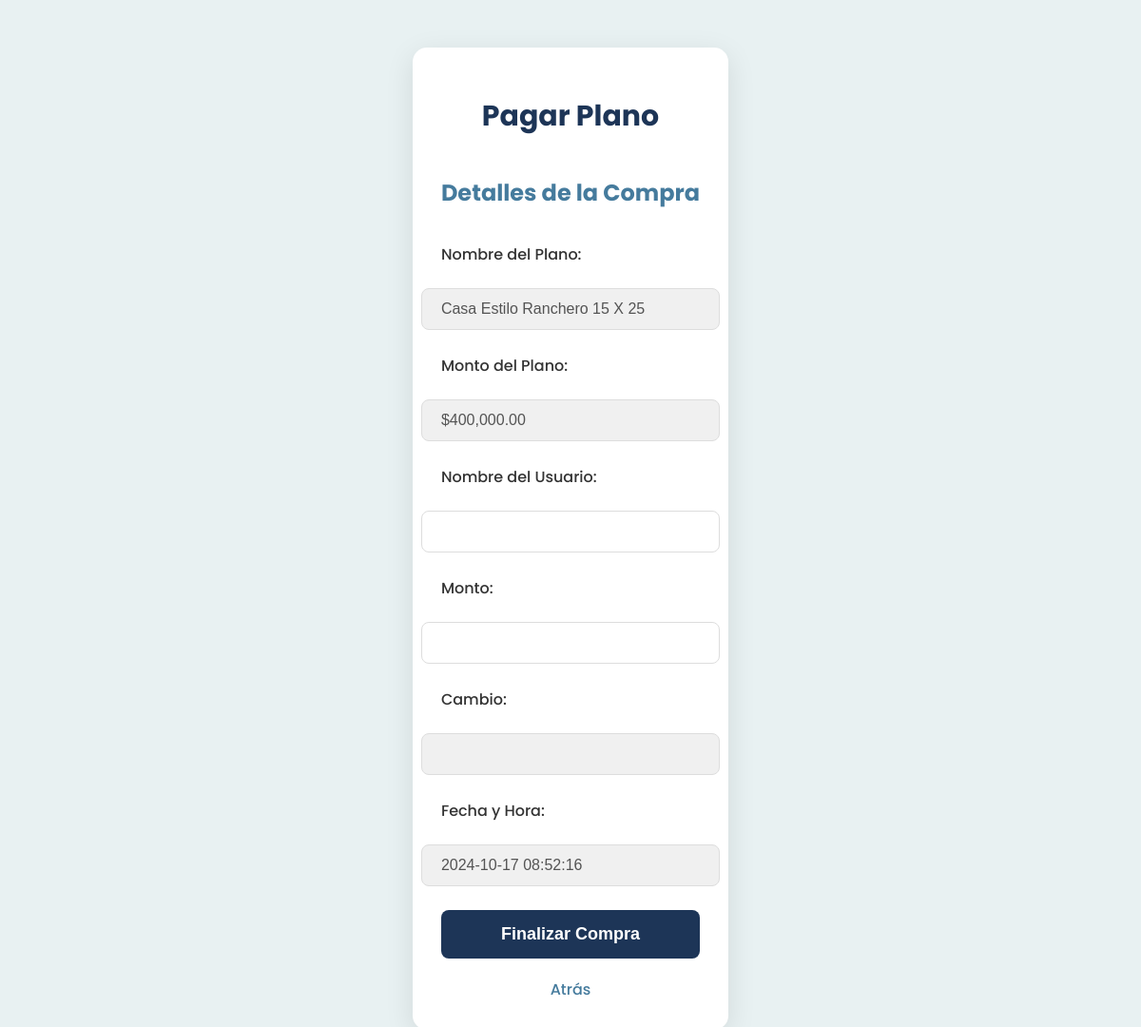
/prestar.php?id_plano=5, run on the app's committed database.
### tables this page shows
CREATE TABLE `planos_residenciales` (
  `id_planos` int(11) NOT NULL,
  `nombre` varchar(100) NOT NULL,
  `habitaciones` int(11) NOT NULL,
  `niveles` int(11) NOT NULL,
  `descripcion` varchar(255) NOT NULL,
  `tamano` varchar(50) NOT NULL,
  `precio` decimal(10,2) NOT NULL
);

### prestar.php (the view, shortened to what this page needs)
        <?php
        $conn = new mysqli("localhost", "root", "", "planos");
        if (isset($_GET['id_plano'])) {
            $id_plano = intval($_GET['id_plano']);
            $sql = "SELECT * FROM Planos_Residenciales WHERE id_planos = ?";
            $stmt = $conn->prepare($sql);
            $stmt->bind_param("i", $id_plano);
            $stmt->execute();
            $result = $stmt->get_result();
            $plano = $result->fetch_assoc();
        } else {
            die("ID de plano no proporcionado.");
        }
        ?>
<!DOCTYPE html>
<html lang="es">
<head>
</head>
<body>
    <div class="container">
        <h1>Pagar Plano</h1>
        <form method="post">
            <h2>Detalles de la Compra</h2>
            <label for="tipo_plano">Nombre del Plano:</label>
            <input type="text" id="tipo_plano" value="<?php echo $plano['nombre']; ?>" disabled>
            <label for="precio_plano">Monto del Plano:</label>
            <input type="text" id="precio_plano" value="$<?php echo number_format($plano['precio'], 2); ?>" disabled>
            <label for="nombre_usuario">Nombre del Usuario:</label>
            <input type="text" id="nombre_usuario" name="nombre_usuario" required>
            <label for="monto_pagado">Monto:</label>
            <input type="number" id="monto_pagado" name="monto_pagado" step="0.01" required oninput="calcularCambio()">
            <label for="cambio">Cambio:</label>
            <input type="text" id="cambio" disabled>
            <label for="fecha_hora">Fecha y Hora:</label>
            <input type="text" id="fecha_hora" value="<?php echo date('Y-m-d H:i:s'); ?>" disabled>
            <button type="submit">Finalizar Compra</button>
        </form>
        <a href="planos_residenciales.php" class="btn-back">Atrás</a>
    </div>
</body>
</html>

### prestar.php (style rules this page uses)
body { font-family: 'Poppins', sans-serif; background-color: #e8f1f2; margin: 0; padding: 0; display: flex; justify-content: center; align-items: center; min-height: 100vh; }
.container { max-width: 500px; margin: 50px auto; background-color: #fff; padding: 30px; border-radius: 15px; box-shadow: 0 8px 30px rgba(0, 0, 0, 0.1); text-align: center; transition: transform 0.3s ease-in-out; }
h1 { color: #1d3557; font-size: 30px; margin-bottom: 20px; font-weight: 700; }
h2 { font-size: 24px; color: #457b9d; margin-bottom: 20px; }
form { display: flex; flex-direction: column; align-items: center; gap: 15px; }
label { align-self: flex-start; font-weight: 500; color: #333; margin-bottom: 8px; }
input { width: 100%; padding: 12px 20px; margin-bottom: 10px; border-radius: 8px; border: 1px solid #ddd; font-size: 16px; transition: all 0.3s ease; }
input:disabled { background-color: #f0f0f0; }
button { width: 100%; padding: 15px; background-color: #1d3557; color: white; font-size: 18px; font-weight: 600; border: none; border-radius: 8px; cursor: pointer; transition: background 0.3s ease-in-out, transform 0.3s ease-in-out; }
.btn-back { display: inline-block; margin-top: 20px; color: #457b9d; text-decoration: none; font-weight: 500; transition: color 0.3s ease; }

### data on the page
planos_residenciales: nombre "Casa Estilo Ranchero 15 X 25", precio "$400,000.00"
